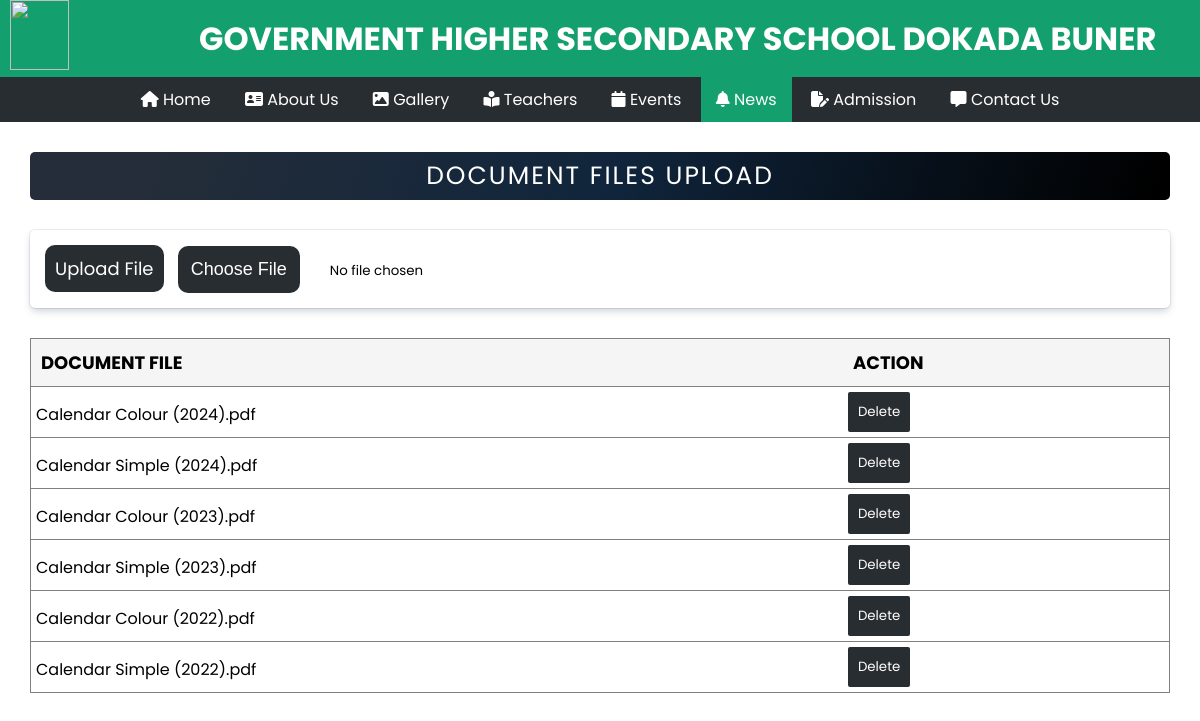
The app's page /Admin-Document.php (signed in) with its own data.
### tables this page shows
CREATE TABLE `document` (
  `id` int(11) NOT NULL,
  `file_name` varchar(255) NOT NULL,
  `file_path` varchar(255) NOT NULL,
  `upload_date` timestamp NOT NULL DEFAULT current_timestamp() ON UPDATE current_timestamp()
);

### Admin-Document.php (the view, shortened to what this page needs)
<?php
include('Connection.php');
?>
<!DOCTYPE html>
<html lang="en">
<head>
    <link rel="stylesheet" href="Admin-style.css">
    <link rel="stylesheet" href="https://cdnjs.cloudflare.com/ajax/libs/font-awesome/6.2.1/css/all.min.css"/>
</head>
<body>
    <header>
        <div class="logo">
            <img src="Folder/Logo.png">
        </div>
        <div class="name">
            <h1>GOVERNMENT HIGHER SECONDARY SCHOOL DOKADA BUNER</h1>
        </div>
    </header>
    <nav>
        <ul>
            <li><a href="#"><i class="fa-solid fa-house"></i> Home</a>
            </li>
            <li><a href="Admin-About.php"><i class="fa-solid fa-address-card"></i> About Us</a></li>
            <li><a href="Admin-Gallery.php"><i class="fa-solid fa-image"></i> Gallery</a></li>
            <li><a href="Admin-Teachers.php"><i class="fa-solid fa-book-open-reader"></i> Teachers</a></li>
            <li><a href="#"><i class="fa-solid fa-calendar"></i> Events</a></li>
            <li class="click"><a href="#"><i class="fa-solid fa-bell"></i> News</a>
            </li>
            <li><a href="#"><i class="fa-solid fa-file-pen"></i> Admission</a>
            </li>
            <li><a href="Admin-Contact.php"><i class="fa-solid fa-message"></i> Contact Us</a></li>
        </ul>
    </nav>
    <div class="myHead">
        <p>DOCUMENT FILES UPLOAD</p>
    </div>
    <div class="myForm">
        <form action="#" method="POST" enctype="multipart/form-data">
            <input type="submit" name="Submit" id="upload" value="Upload File">
            <input type="file" name="pdf_file" accept=".pdf">
        </form>
    </div>
    <div class="myTable">
        <table rules="rows" frame="border">
            <tr>
                <th>DOCUMENT FILE</th>
                <th>ACTION</th>
            </tr>
            <?php
            $sql = "SELECT * FROM document ORDER BY upload_date DESC";
            $result = mysqli_query($conn, $sql);
            if (mysqli_num_rows($result) > 0) {
                while ($row = mysqli_fetch_assoc($result)) {
                    echo "<tr>";
                    echo '<td><a href="' . $row['file_path'] . '">' . $row['file_name'] . '</a></td>';
                    echo "<td style='padding-bottom: 5px;'><a href='Document-Delete.php?id=$row[id]'>
                    <input type='submit' value='Delete' id='delete' onclick='return checkdelete()'></a></td>";
                    echo "</tr>";
                }
            } else {
                echo '<tr><td colspan="2">No Document Files Available.</td></tr>';
            }
            ?>
        </table>
    </div>
</body>
</html>

### Admin-style.css (style rules this page uses)
* { padding: 0; margin: 0; box-sizing: border-box; text-decoration-line: none; list-style-type: none; font-family: 'Poppins', sans-serif; }
a { color: white; }
:root { --my-green: rgb(20, 160, 110); --my-black: rgb(40, 45, 50); }
header { background-color: var(--my-green); color: white; padding: 0px 10px; display: flex; align-items: center; position: sticky; top: 0; left: 0; z-index: 1000; }
.logo { width: 5%; }
.logo img { width: 100%; height: 70px; object-fit: cover; }
.name h1 { margin-left: 130px; }
nav { background-color: var(--my-black); text-align: center; position: sticky; top: 77px; left: 0; z-index: 1000; }
nav ul li { display: inline-block; background-color: var(--my-black); position: relative; }
nav ul li a { display: block; padding: 10px 15px; }
nav .click { background-color: var(--my-green); }
.myHead p { background: linear-gradient(109.6deg, rgb(36, 45, 57) 11.2%, rgb(16, 37, 60) 51.2%, rgb(0, 0, 0) 98.6%); color: white; padding: 5px; margin: 30px; font-size: 25px; border-radius: 5px; text-align: center; letter-spacing: 2px; }
.myForm { padding: 15px; margin: 30px; border-radius: 5px; box-shadow: rgba(9, 30, 66, 0.25) 0px 4px 8px -2px, rgba(9, 30, 66, 0.08) 0px 0px 0px 1px; }
#upload { background-color: var(--my-black); color: white; border: none; padding: 10px; font-size: 18px; border-radius: 10px; cursor: pointer; margin-right: 10px; }
.myTable table { width: 95%; margin: 30px auto; }
.myTable th { background-color: whitesmoke; padding: 10px; font-size: 18px; text-align: left; }
.myTable td { padding-left: 5px; padding-top: 5px; }
.myTable a { color: black; }
#delete { background-color: var(--my-black); color: white; border: none; padding: 10px; border-radius: 2px; cursor: pointer; }

### records on screen
document: file_name "Calendar Colour (2024).pdf"
document: file_name "Calendar Simple (2024).pdf"
document: file_name "Calendar Colour (2023).pdf"
document: file_name "Calendar Simple (2023).pdf"
document: file_name "Calendar Colour (2022).pdf"
document: file_name "Calendar Simple (2022).pdf"
